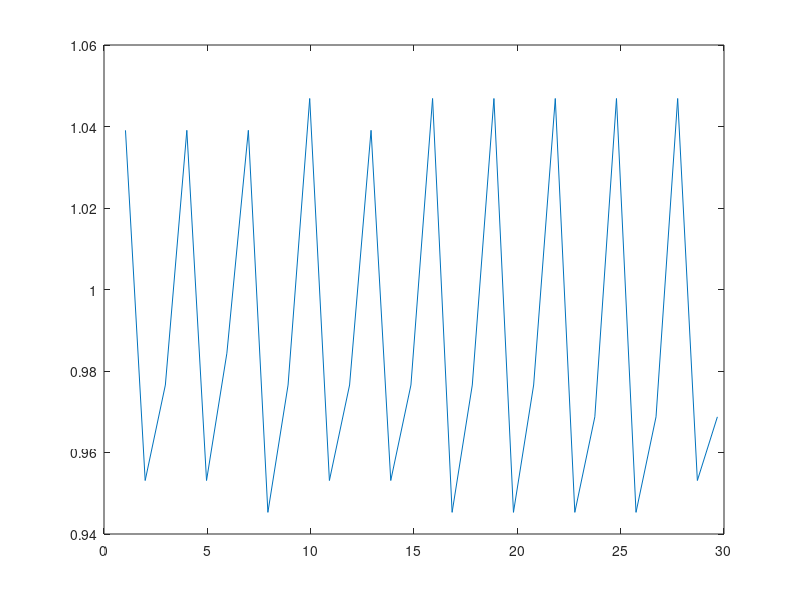

MATLAB code to generate this figure: (Note: this script raises an error after producing the figure.)
 clc;
 clear;
 close all;
 fignum=1;
       HR = repmat(60,30,1);
      RR = [normrnd(1,.005,size(HR,1)/3,3)-repmat([-.045 .05 .025],...
      size(HR,1)/3,1)]';
      RR = RR(:);

      % Downsampling and plot the RR tachogram:
      Fs = 128;
      RR = round(RR*Fs)/Fs;
      Ann = cumsum(RR);
      figure(fignum)
      fignum=fignum+1;
      plot(Ann,RR)
      

      % Corresponding relative RR intervals:
      rr = HRV.rrx(RR);
      figure(fignum)
fignum=fignum+1;
      plot(Ann,rr)
      figure(fignum)
      fignum=fignum+1;
      plot(rr(1:end-1),rr(2:end),'Marker','o',...
      'MarkerFaceColor',1*[1 1 1],'MarkerEdgeColor',0*[1 1 1],...
      'MarkerSize',10,'Color',0.5*[1 1 1])

      % Compute certain HRV measures for continuously for 60 successive
      % RR intervals: 
      rmssd = HRV.RMSSD(RR,60);
      rrhrv = HRV.rrHRV(RR,60);
  figure(fignum)
fignum=fignum+1;
      plotyy(Ann,rmssd,Ann,rrhrv)
      
      %Ann = rdann('mitdb/100','atr');
      
      Fs = 250;
      Ann = Ann/Fs;
      RR = [NaN; diff(Ann)];
        figure(fignum)
fignum=fignum+1;
      % The RR tachogram shows obvious artifacts:
      plot(Ann,RR)
figure(fignum)
fignum=fignum+1;
      % Filter from artifacts and plot the average heart rate:
      RR = HRV.RRfilter(RR,0.15);
      plot(Ann,RR)
 figure(fignum)
fignum=fignum+1;
      % Plot the average heart rate:
      plot(Ann,HRV.HR(RR,60))
 figure(fignum)
fignum=fignum+1;
      % Corresponding relative RR intervals:
      rr = HRV.rrx(RR);
      plot(Ann,rr)
figure(fignum)
fignum=fignum+1;
      % Compute certain HRV measures for continuously for 60 successive
      % RR intervals: 
      rmssd = HRV.RMSSD(RR,60);
      rrhrv = HRV.rrHRV(RR,60);
      plotyy(Ann,rmssd,Ann,rrhrv)